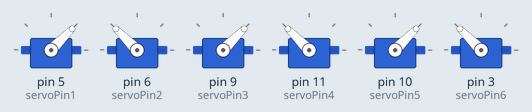
Simulated run of this sketch. Board: Arduino Uno, built with avr-gcc and run on an emulated ATmega328P. Parts: 6 × servo.

Above: at 0.05 s.
At 1.3 s:
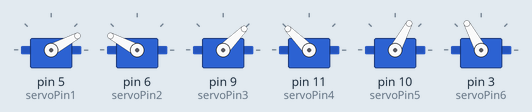
At 2.6 s:
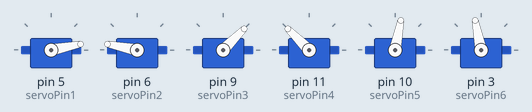
At 5.2 s:
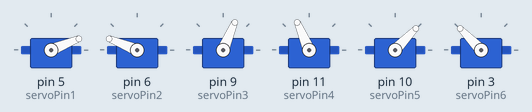
At 7.8 s:
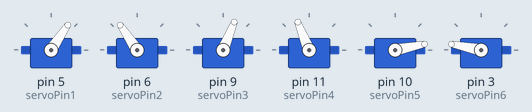
At 10.4 s:
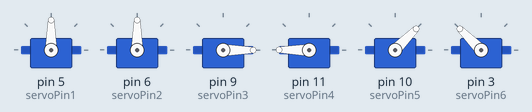
Timing chart, 0 to 13.5 s (numbered marks = the images above):
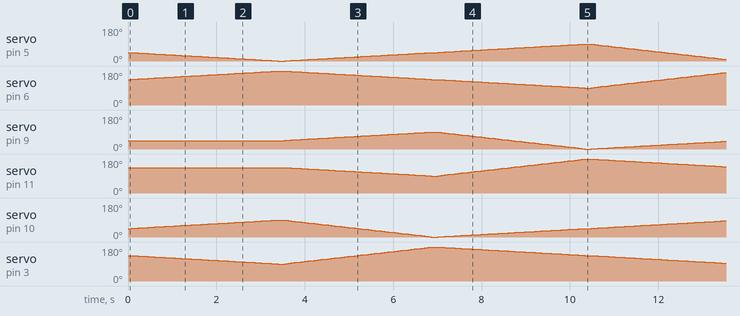

The sketch:

Stewart_Platform_precession2.ino
```cpp
#include <Servo.h>

Servo Servo1;
Servo Servo2;
Servo Servo3;
Servo Servo4;
Servo Servo5;
Servo Servo6;

int servoPin1 = 5;
int servoPin2 = 6;
int servoPin3 = 9;
int servoPin4 = 11;
int servoPin5 = 10;
int servoPin6 = 3;

void setup() {
  // put your setup code here, to run once:
  Servo1.attach(servoPin1);
  Servo2.attach(servoPin2);
  Servo3.attach(servoPin3);
  Servo4.attach(servoPin4);
  Servo5.attach(servoPin5);
  Servo6.attach(servoPin6);
}

void loop() {
  int i = 45;

  // To initially bring M1, M2 to 0 deg; M3, M4 to 45 deg; M5, M6 to 90 deg
  while(i <= 90) {
    Servo1.write(90-i);
    Servo2.write(90+i);
    Servo3.write(45);
    Servo4.write(135);
    Servo5.write(i);
    Servo6.write(180-i);

    delay(75);
    i++;
  }

  int counter = 0;

  // Operating the 3 servos with a phase difference of 45 deg between each servo
  // In this case the farther adjacent vertex and the given vertex operate in same phase
  while(counter < 5) {
    i = 0;
    while(i <= 45) {
      Servo1.write(i);
      Servo2.write(180-i);
      Servo3.write(45+i);
      Servo4.write(135-i);
      Servo5.write(90-2*i);
      Servo6.write(90+2*i);

      delay(75);
      i++;
    }

    i = 0;
    while(i <= 45) {
      Servo5.write(i);
      Servo6.write(180-i);
      Servo1.write(45+i);
      Servo2.write(135-i);
      Servo3.write(90-2*i);
      Servo4.write(90+2*i);

      delay(75);
      i++;
    }

    i = 0;
    while(i <= 45) {
      Servo3.write(i);
      Servo4.write(180-i);
      Servo5.write(45+i);
      Servo6.write(135-i);
      Servo1.write(90-2*i);
      Servo2.write(90+2*i);

      delay(75);
      i++;
    }

    counter++;
  }

  i = 0;

  // To bring back the servos to mean position
  while(i <= 45) {
    Servo1.write(i);
    Servo2.write(180-i);
    Servo3.write(45);
    Servo4.write(135);
    Servo5.write(90-i);
    Servo6.write(90+i);

    delay(75);
    i++;
  }
}
```
